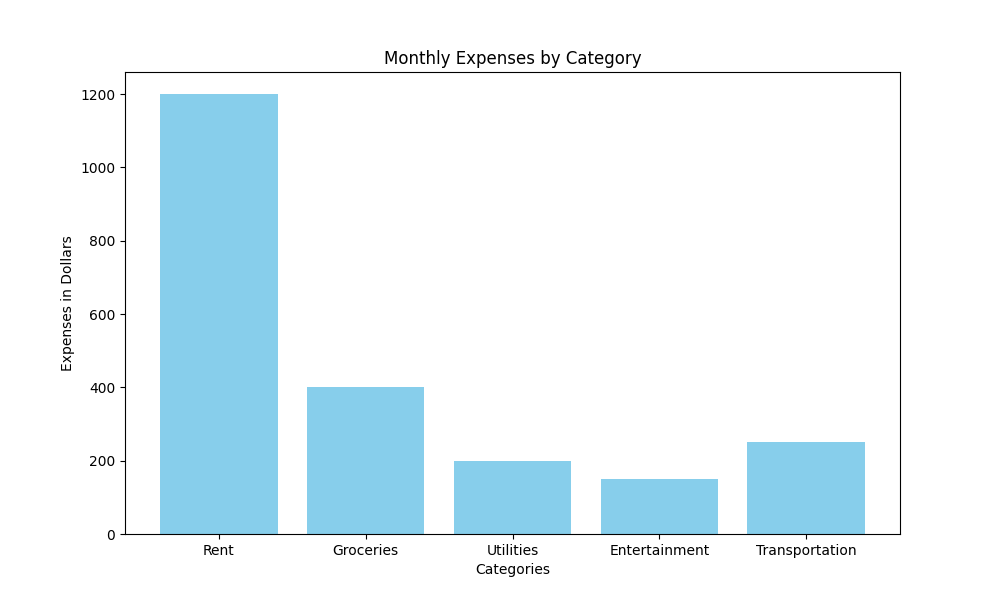

The script that drew this image:
#Q1. Create a bar chart to represent monthly expenses in different spending categories and give your conclusion. 
#    Input: categories = ['Rent', 'Groceries', 'Utilities', 'Entertainment', 'Transportation'] expenses = [1200, 400, 200, 150, 250]

# Importing the necessary library for plotting
import matplotlib.pyplot as plt

# Input data
categories = ['Rent', 'Groceries', 'Utilities', 'Entertainment', 'Transportation']
expenses = [1200, 400, 200, 150, 250]

# Creating the bar chart
plt.figure(figsize=(10, 6))  # Setting the figure size
plt.bar(categories, expenses, color='skyblue')  # Plotting the bar chart

# Adding title and labels
plt.title('Monthly Expenses by Category')  # Title of the chart
plt.xlabel('Categories')  # Label for the x-axis
plt.ylabel('Expenses in Dollars')  # Label for the y-axis

# Displaying the chart
plt.show()  # Showing the plot

# Conclusion: Rent is the highest expense, followed by Groceries. Entertainment and Utilities have the lowest expenses.
